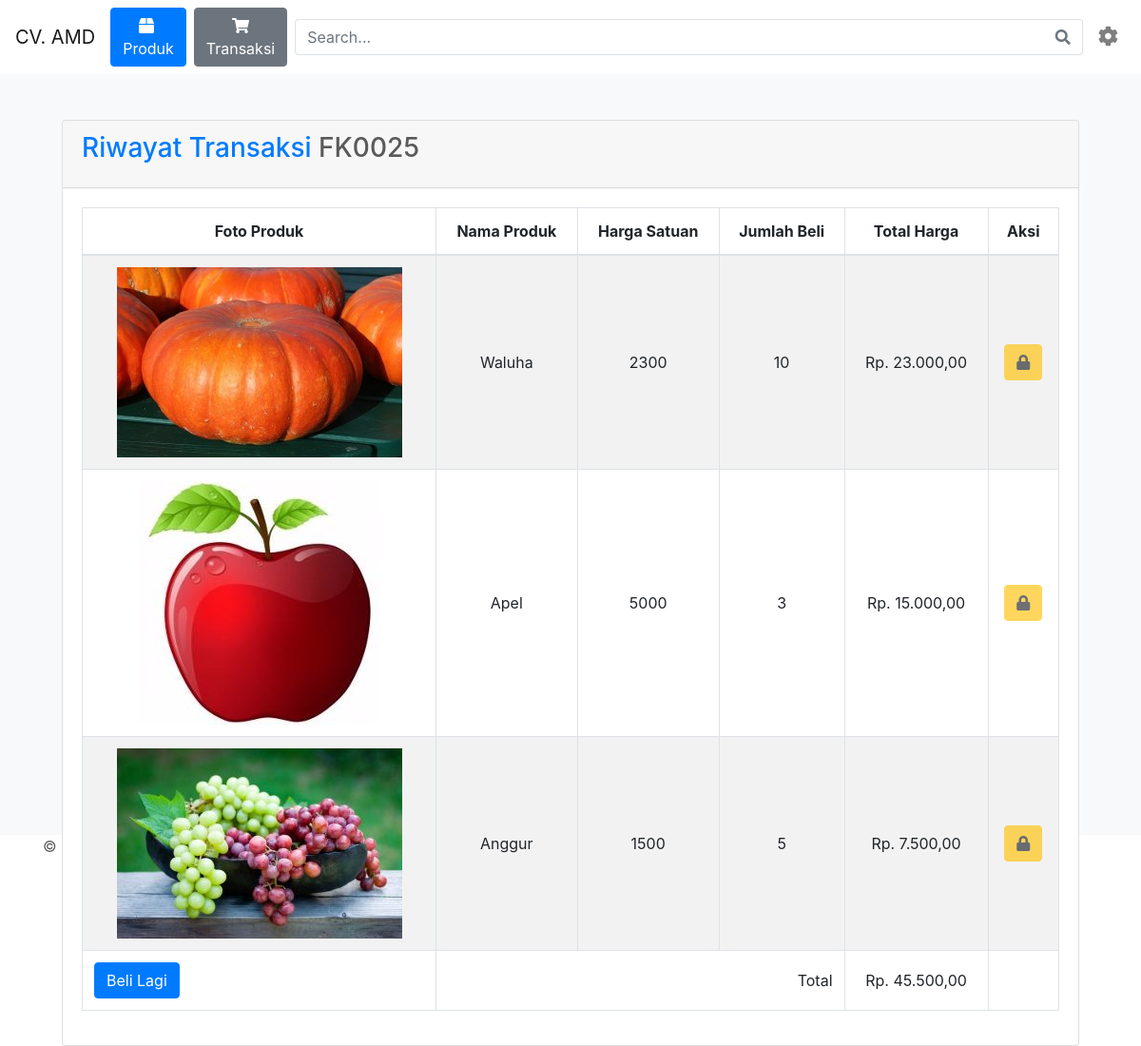
Page /keranjang.php?cart=25 (signed in) on the committed database.
### tables this page shows
CREATE TABLE `about` (
  `id` int(11) NOT NULL,
  `nama` varchar(180) NOT NULL,
  `alias` varchar(180) NOT NULL,
  `alamat` varchar(180) NOT NULL,
  `telpon` varchar(180) NOT NULL,
  `email` varchar(180) NOT NULL,
  `tanda_tangan` varchar(180) NOT NULL,
  `nama_ttd` varchar(180) NOT NULL,
  `no_peg` varchar(180) NOT NULL,
  `moto` varchar(180) NOT NULL
);

CREATE TABLE `produk_record` (
  `id` int(11) NOT NULL,
  `id_penjualan` int(11) NOT NULL,
  `id_produk` int(11) NOT NULL,
  `jumlah` int(11) DEFAULT NULL
);

CREATE TABLE `produk` (
  `id` int(11) NOT NULL,
  `nama_produk` varchar(180) NOT NULL,
  `harga_produk` int(11) NOT NULL,
  `foto_utama` varchar(180) NOT NULL,
  `stok` int(11) NOT NULL
);

CREATE TABLE `penjualan` (
  `id` int(11) NOT NULL,
  `tanggal_penjualan` varchar(180) NOT NULL,
  `id_pelanggan_profile` int(11) NOT NULL,
  `utang` int(11) NOT NULL,
  `jatuh_tempo` varchar(180) NOT NULL,
  `diskon` int(11) NOT NULL,
  `status` varchar(40) DEFAULT 'keranjang',
  `bukti_bayar` varchar(180) DEFAULT NULL
);

### about.php (called while the page is built, shortened)
<?php
$sql = "SELECT * FROM about WHERE id = '1'";
$result = $conn->query($sql);
$row = mysqli_fetch_assoc($result);
$alias = $row['alias'];
?>

### front/auth.php (called while the page is built, shortened)
<?php
include('front/core/koneksi.php');
if(!isset($_SESSION["pel"])){
    $guest = true;
}else {
    $pel = $_SESSION["pel"];
    $id_pel = $pel['id'];
    $sql = "SELECT id FROM pelanggan_profile WHERE id_pelanggan='$id_pel'";
    $pel_pro = $conn->query($sql);
    $row = mysqli_fetch_assoc($pel_pro);
    $id_profile = $row['id'];
    $not_lunas = $conn->query("SELECT * FROM penjualan WHERE id_pelanggan_profile = '$id_profile' AND status != 'lunas'");
    $cek_lunas = mysqli_num_rows($not_lunas);
    if($cek_lunas > 0){
        $isNotLunas = TRUE;
    }else{
        $isNotLunas = FALSE;
    }
};
?>

### library.php (called while the page is built, shortened)
<?php
    function duit($duit){
        $rupiah = 'Rp. '.number_format($duit,2,',','.');
        return $rupiah;
    }
?>

### keranjang.php (the view, shortened to what this page needs)
<?php
include('front/core/header.php');
if($guest){
    header("Location: login.php");
}else if(isset($_GET['cart'])){
    $id_cart = $_GET['cart'];
    $items = $conn->query("SELECT * FROM produk_record WHERE id_penjualan='$id_cart'");
    $r_cek = $conn->query("SELECT status FROM penjualan WHERE id='$id_cart'");
    $row = mysqli_fetch_assoc($r_cek);
    $ngutang = $row['status'] === 'utang' ? TRUE : FALSE;
    $wanas = $row['status'] === 'lunas' || $row['status'] === 'wait' ? TRUE : FALSE;
}else{
    header("Location: main.php");
}
?>
    <main role="main">
        <div class="container-fluid py-5 bg-light" style="height:100vh">
            <div class="row justify-content-center align-center">
                <div class="col-11">
                    <div class="card">
                        <div class="card-header">
                            <h3 class="card-title"><a href="riwayat_transaksi.php">Riwayat Transaksi</a> <?php echo 'FK'.str_pad($id_cart,4,'0',STR_PAD_LEFT); ?></h3>
                        </div>
                        <div class="card-body">
                            <table class="table table-bordered table-striped">
                                <thead>
                                    <tr>
                                        <th class="text-center">Foto Produk</th>
                                        <th class="text-center">Nama Produk</th>
                                        <th class="text-center">Harga Satuan</th>
                                        <th class="text-center">Jumlah Beli</th>
                                        <th class="text-center">Total Harga</th>
                                        <th class="text-center">Aksi</th>
                                    </tr>
                                </thead>
                                <tbody>
                                    <?php
                                    $tot = 0;
                                    while($row = mysqli_fetch_assoc($items)) {
                                        $id_p = $row['id_produk'];
                                        $r_produk = $conn->query("SELECT * FROM produk WHERE id='$id_p'");
                                        $row_p = mysqli_fetch_assoc($r_produk);
                                        $tot += $row_p['harga_produk']*$row['jumlah'];
                                    ?>
                                    <tr>
                                        <td class="text-center align-middle">
                                            <img src="<?php echo $row_p['foto_utama'] ?>" alt="">
                                        </td>
                                        <td class="text-center align-middle"><?php echo $row_p['nama_produk'] ?></td>
                                        <td class="text-center align-middle"><?php echo $row_p['harga_produk'] ?></td>
                                        <td class="text-center align-middle"><?php echo $row['jumlah'] ?></td>
                                        <td class="text-center align-middle"><?php echo duit($row_p['harga_produk']*$row['jumlah']) ?></td>
                                        <td class="text-center align-middle">
                                            <button
                                            id="<?php echo $id_p ?>"
                                            produk="<?php echo $row_p['nama_produk'] ?>"
                                            class="btn <?php echo $ngutang || $wanas ? 'btn-warning' : 'btn-danger' ?> hapus-cart-item"
                                            data-toggle="modal" data-target="#hcitem"
                                            <?php echo $ngutang || $wanas ? 'disabled' : '' ?>
                                            >
                                                <i class="fas <?php echo $ngutang || $wanas ? 'fa-lock' : 'fa-trash-alt' ?>"></i>
                                            </button>
                                        </td>
                                    </tr>
                                    <?php } ?>
                                </tbody>
                                <tfoot>
                                    <tr>
                                        <?php if($ngutang) { ?>
                                        <td class="text-left align-middle">
                                            <a href="riwayat_transaksi.php" class="btn btn-secondary">BACK</a>
                                        </td>
                                        <?php } else { ?>
                                            <td class="text-left">
                                                <a href="main.php" class="btn btn-primary">Beli Lagi</a>
                                            </td>
                                        <?php } ?>
                                        <td colspan="3" class="text-right align-middle">Total</td>
                                        <td class="text-center align-middle"><?php echo duit($tot) ?></td>
                                        <?php if($ngutang) { ?>
                                            <td class="text-center align-middle">
                                                <a href="bayar.php?cart=<?php echo $id_cart ?>" class="btn btn-primary">Bayar Sekarang</a>
                                            </td>
                                        <?php } else if($wanas) { ?>
                                            <td class="text-center align-middle">
                                            </td>
                                        <?php } ?>
                                    </tr>
                                </tfoot>
                            </table>
                        </div>
                    </div>
                </div>
            </div>
        </div>
    </main>
<?php
include('front/core/footer.php');
?>

### front/core/header.php (shortened to what this page needs)
<?php
    require_once("front/auth.php");
    include('library.php');
    include('about.php');
    function active($currect_page){
        $url_array =  explode('/', $_SERVER['REQUEST_URI']) ;
        $url = end($url_array);
        if($currect_page == $url){
            echo 'active';
        }
    }
?>
<!doctype html>
<html lang="en">
  <head>
    <link rel="stylesheet" href="assets/fontawesome-free/css/all.min.css">
    <link href="assets/bootstrap/css/bootstrap.min.css" rel="stylesheet">
    <link rel="stylesheet" href="assets/datatables/dataTables.bootstrap4.min.css">
    <link href="assets/css/public.css" rel="stylesheet">
  </head>
  <body>
  <header>
    <nav class="navbar navbar-expand-md navbar-light bg-faded">
        <a href="/" class="navbar-brand"><?php echo $alias ?></a>
        <div class="navbar-collapse collapse" id="navbar5">
            <ul class="navbar-nav">
                <li class="nav-item mr-2 <?php active('main.php');?>">
                    <a class="btn btn-primary" href="main.php">
                        <i class="fas fa-box mr-1"></i> Produk
                    </a>
                </li>
                <li class="nav-item">
                    <a class="btn btn-secondary" href="riwayat_transaksi.php">
                        <i class="fas fa-shopping-cart"></i>
                        <?php if($isNotLunas) { ?>
                            <span class="badge badge-warning" style="color:white;">!</span>
                        <?php } else { ?>
                            Transaksi
                        <?php } ?>
                    </a>
                </li>
            </ul>
            <form action="main.php" method="get" class="mx-2 d-inline w-100">
                <div class="input-group">
                    <input name="cari" type="text" class="form-control border border-right-0" placeholder="Search...">
                    <span class="input-group-append">
                    <button type="submit" class="btn btn-outline-secondary border border-left-0">
                        <i class="fa fa-search"></i>
                    </button>
                </span>
                </div>
            </form>
            <ul class="navbar-nav">
                <li class="nav-item dropdown">
                    <a class="nav-link" href="http://example.com" id="navbarDropdownMenuLink" data-toggle="dropdown" aria-haspopup="true" aria-expanded="false">
                        <i class="fa fa-cog fa-lg"></i>
                    </a>
                </li>
            </ul>
        </div>
    </nav>
  </header>

### assets/css/public.css (style rules this page uses)
body { color: #5a5a5a; }

### rows in the picture
about: alias "CV. AMD"
produk_record: id_produk.foto_utama (picture), id_produk.nama_produk "Waluha", id_produk.harga_produk "2300", jumlah "10", duit($row_p['harga_produk']*$row['jumlah']) "Rp. 23.000,00"
produk_record: id_produk.foto_utama (picture), id_produk.nama_produk "Apel", id_produk.harga_produk "5000", jumlah "3", duit($row_p['harga_produk']*$row['jumlah']) "Rp. 15.000,00"
produk_record: id_produk.foto_utama (picture), id_produk.nama_produk "Anggur", id_produk.harga_produk "1500", jumlah "5", duit($row_p['harga_produk']*$row['jumlah']) "Rp. 7.500,00"

### other values in the picture
str_pad($id_cart,4,'0',STR_PAD_LEFT) "0025"
duit($tot) "Rp. 45.500,00"
